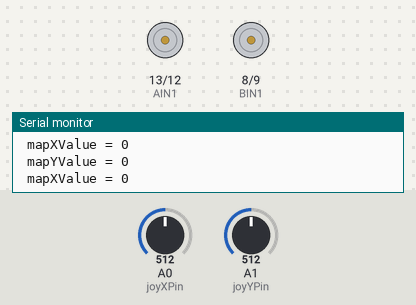
The sketch below on a simulated Arduino Uno, built with avr-gcc and run on an emulated ATmega328P. On the bench: motor-driver pin pairs drawn as motors (green arrow = first pin HIGH = forward, orange = second pin HIGH = backward, longer = more drive, scaled by the enable pin), the last lines printed to the serial monitor. The test bench sets the inputs (shaded band); at power-on: A0 (joyXPin) = 512, A1 (joyYPin) = 512.

Above: at 1.2 s.
1.3 s: A0 (joyXPin) set to 116
4.3 s: A0 (joyXPin) set to 102
At 5.3 s:
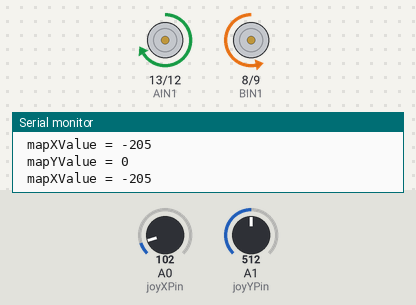
5.8 s: A1 (joyYPin) set to 122
7.3 s: A1 (joyYPin) set to 104
At 8.5 s:
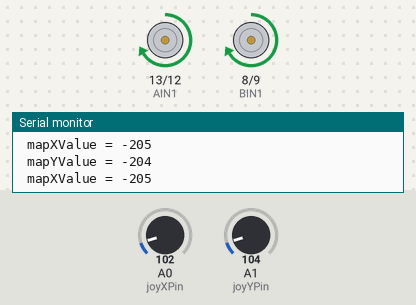
8.8 s: A1 (joyYPin) set to 1023
At 9.9 s:
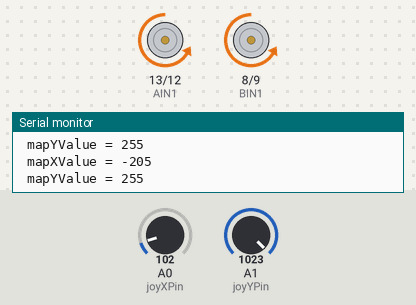
10.3 s: A1 (joyYPin) set to 967
11.8 s: A1 (joyYPin) set to 938
At 12.2 s:
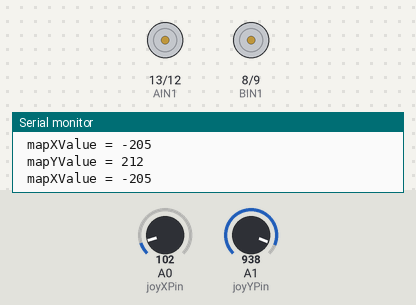
Timing chart, 0 to 14.3 s (numbered marks = the images above; inputs shaded):
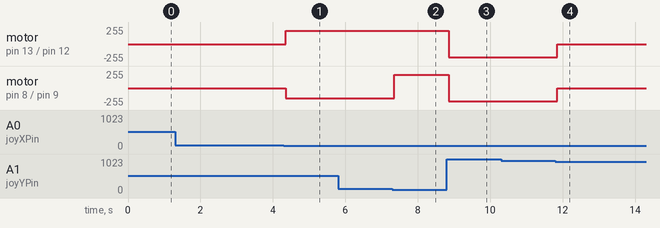

The sketch:

joystickfinal.ino
```cpp
/*
ENGR101 - Introduction to Engineering
Project: Robotic Car Transfer of Payload
Authors: Sophia Austin, Geoffrey Farmar, Narayan Gosai, and Natalie Crist
Overview of this part of the code: Joystick
Description of this part of the code: Joystick movements correspond
         with movements of the robotic car
*/

//the right motor will be controlled by the motor A pins on the motor driver
const int AIN1 = 13;           //control pin 1 on the motor driver for the right motor
const int AIN2 = 12;            //control pin 2 on the motor driver for the right motor
const int PWMA = 11;            //speed control pin on the motor driver for the right motor

//the left motor will be controlled by the motor B pins on the motor driver
const int PWMB = 10;           //speed control pin on the motor driver for the left motor
const int BIN2 = 9;           //control pin 2 on the motor driver for the left motor
const int BIN1 = 8;           //control pin 1 on the motor driver for the left motor

const int joyXPin = A0; //Analog input pin for joystick X pot
const int joyYPin = A1; //Analog input pin for joystick Y pot

int joyXValue = 0; //value read from the pot, scaled to 511.5
int joyYValue = 0; //value read from the pot, scaled to 511.5

int mapXValue = 0; //scaled -255 to 255
int mapYValue = 0; //scaled -255 to 255

/********************************************************************************/
void setup()
{
  //set the motor contro pins as outputs
  pinMode(AIN1, OUTPUT);
  pinMode(AIN2, OUTPUT);
  pinMode(PWMA, OUTPUT);

  pinMode(BIN1, OUTPUT);
  pinMode(BIN2, OUTPUT);
  pinMode(PWMB, OUTPUT);

  Serial.begin(9600);           //begin serial communication with the computer
}

/********************************************************************************/
void loop()
{
      //read analog in pins
      joyXValue = analogRead(joyXPin);
      joyYValue = analogRead(joyYPin);

      //scale to motor values
      mapXValue = map (joyXValue, 0, 1023, -255, 255);
      mapYValue = map (joyYValue, 0, 1023, -255, 255);

      Serial.print (" mapXValue = "); //prints the value of mapXValue to the screen
      Serial.println(mapXValue);
      Serial.print (" mapYValue = "); //prints the value of mapYValue to the screen
      Serial.println(mapYValue);


      if(mapXValue < 20 && mapYValue < -200) //forward //4,-255                         //if the entered direction is forward
      {
        rightMotor(200);                                //drive the right wheel forward
        leftMotor(200);                                 //drive the left wheel forward
      }
      else if(mapXValue < 15 && mapYValue > 220) //backward //4,255                   //if the entered direction is backward
      {
        rightMotor(-200);                               //drive the right wheel forward
        leftMotor(-200);                                //drive the left wheel forward
      }
      else if(mapXValue > 200 && mapYValue < 20) //right //255,4                      //if the entered direction is right
      {
        rightMotor(-150);                               //drive the right wheel forward
        leftMotor(200);                                 //drive the left wheel forward
      }
      else if(mapXValue < -200 && mapYValue < 20) //left //-255,4                    //if the entered direction is left
      {
        rightMotor(200);                               //drive the right wheel forward
        leftMotor(-150);                                //drive the left wheel forward
      }
  else
  {
     rightMotor(0);                                  //turn the right motor off
     leftMotor(0);                                   //turn the left motor off
  }
}
/********************************************************************************/
void rightMotor(int motorSpeed)                       //function for driving the right motor
{
  if (motorSpeed > 0)                                 //if the motor should drive forward (positive speed)
  {
    digitalWrite(AIN1, HIGH);                         //set pin 1 to high
    digitalWrite(AIN2, LOW);                          //set pin 2 to low
  }
  else if (motorSpeed < 0)                            //if the motor should drive backwar (negative speed)
  {
    digitalWrite(AIN1, LOW);                          //set pin 1 to low
    digitalWrite(AIN2, HIGH);                         //set pin 2 to high
  }
  else                                                //if the motor should stop
  {
    digitalWrite(AIN1, LOW);                          //set pin 1 to low
    digitalWrite(AIN2, LOW);                          //set pin 2 to low
  }
  analogWrite(PWMA, abs(motorSpeed));                 //now that the motor direction is set, drive it at the entered speed
}

/********************************************************************************/
void leftMotor(int motorSpeed)                        //function for driving the left motor
{
  if (motorSpeed > 0)                                 //if the motor should drive forward (positive speed)
  {
    digitalWrite(BIN1, HIGH);                         //set pin 1 to high
    digitalWrite(BIN2, LOW);                          //set pin 2 to low
  }
  else if (motorSpeed < 0)                            //if the motor should drive backwar (negative speed)
  {
    digitalWrite(BIN1, LOW);                          //set pin 1 to low
    digitalWrite(BIN2, HIGH);                         //set pin 2 to high
  }
  else                                                //if the motor should stop
  {
    digitalWrite(BIN1, LOW);                          //set pin 1 to low
    digitalWrite(BIN2, LOW);                          //set pin 2 to low
  }
  analogWrite(PWMB, abs(motorSpeed));                 //now that the motor direction is set, drive it at the entered speed
}
```

Measured:
- the behaviour switches between 111 and 110 on A0 (joyXPin) (found by bisection; images 0 and 1)
- the behaviour switches between 111 and 110 on A1 (joyYPin) (found by bisection; images 1 and 2)
- the behaviour switches between 955 and 954 on A1 (joyYPin) (found by bisection; images 3 and 4)
- after the input at 4.3 s, motor on pin 13 (AIN1) / pin 12 (AIN2): stopped → forward 200/255 after 0.05 s; motor on pin 8 (BIN1) / pin 9 (BIN2): stopped → backward 150/255 after 0.05 s
- after the input at 7.3 s, motor on pin 8 (BIN1) / pin 9 (BIN2): backward 150/255 → forward 200/255 after 0.05 s
- after the input at 8.8 s, motor on pin 13 (AIN1) / pin 12 (AIN2), motor on pin 8 (BIN1) / pin 9 (BIN2): forward 200/255 → backward 200/255 after 0.05 s
- after the input at 11.8 s, motor on pin 13 (AIN1) / pin 12 (AIN2), motor on pin 8 (BIN1) / pin 9 (BIN2): backward 200/255 → stopped after 0.05 s
